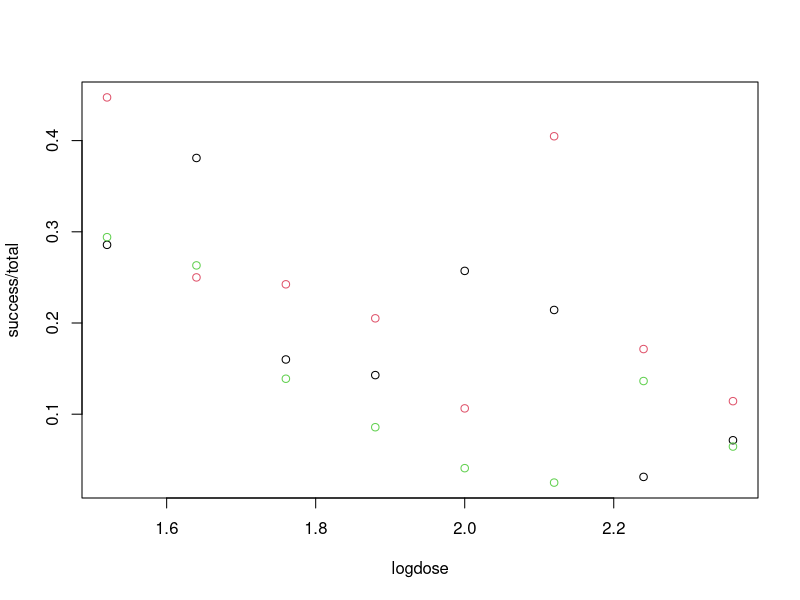
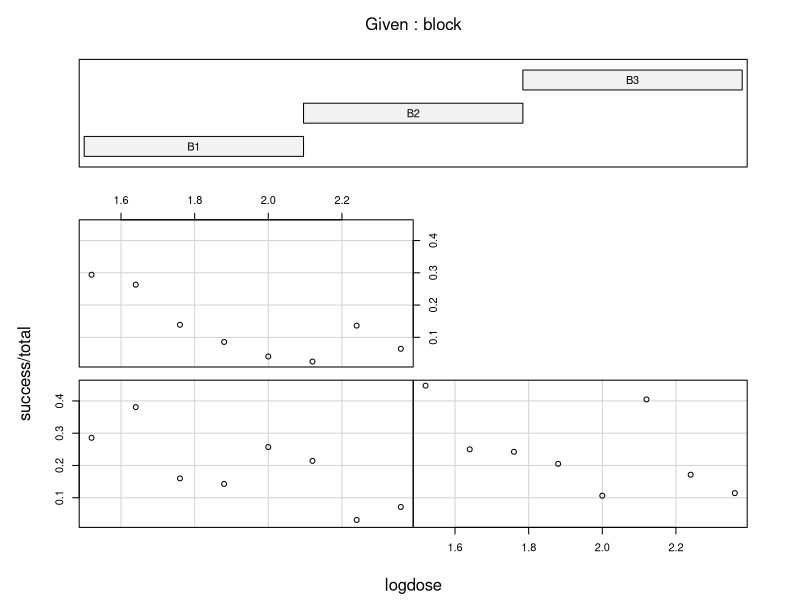

R code for these plots, in order:
library(robustbase)


### Name: carrots
### Title: Insect Damages on Carrots
### Aliases: carrots
### Keywords: datasets

### ** Examples

data(carrots)
str(carrots)
plot(success/total ~ logdose, data = carrots, col = as.integer(block))
coplot(success/total ~ logdose | block, data = carrots)

## Classical glm
Cfit0 <- glm(cbind(success, total-success) ~ logdose + block,
             data=carrots, family=binomial)
summary(Cfit0)

## Robust Fit (see help(glmrob)) ....
